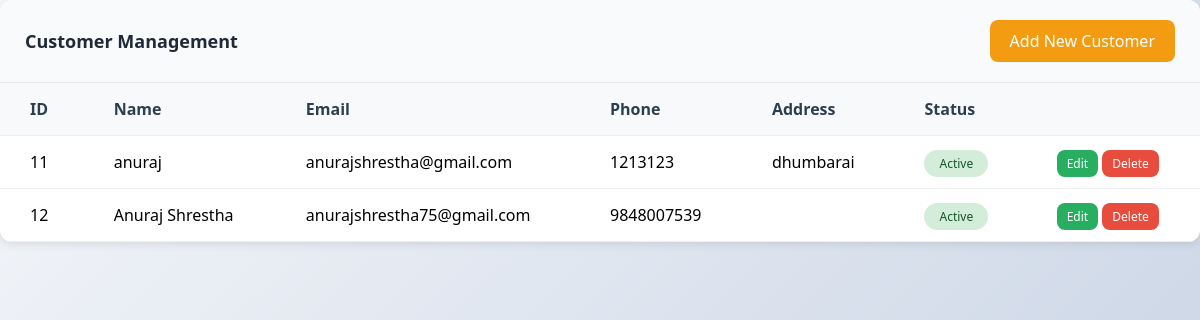
/Admin/customer.php, run on the app's committed database.
### tables this page shows
CREATE TABLE `customers` (
  `id` int(11) NOT NULL,
  `fullname` varchar(50) NOT NULL,
  `phone` varchar(20) DEFAULT NULL,
  `email` varchar(100) NOT NULL,
  `password` varchar(250) NOT NULL,
  `address` varchar(250) DEFAULT NULL,
  `status` tinyint(1) NOT NULL DEFAULT 0,
  `created_at` timestamp NOT NULL DEFAULT current_timestamp(),
  `updated_at` timestamp NULL DEFAULT NULL,
  `updated_by` int(11) DEFAULT NULL
);

### Admin/customer.php (the view, shortened to what this page needs)
<?php
include "../config/connection.php";
$sql = "SELECT * from customers;";
$res = mysqli_query($conn, $sql);
include "./header.php" ?>
<div class="table-container">
    <div class="table-header">
        <div class="table-title">Customer Management</div>
        <a href="./add-customer.php" class="btn btn-primary">Add New Customer</a>
    </div>
    <table>
        <thead>
            <tr>
                <th>ID</th>
                <th>Name</th>
                <th>Email</th>
                <th>Phone</th>
                <th>Address</th>
                <th>Status</th>
                <th></th>
            </tr>
        </thead>
        <tbody>
            <?php $i = 1;
            while ($row = mysqli_fetch_assoc($res)) { ?>
                <tr>
                    <td><?php echo $row['id']; ?></td>
                    <td><?php echo $row['fullname']; ?></td>
                    <td><?php echo $row['email']; ?></td>
                    <td><?php echo $row['phone']; ?></td>
                    <td><?php echo $row['address']; ?></td>
                    <td><span class="status status-active">Active</span></td>
                    <td>
                        <a href="./edit.php?user_id=<?php echo $row['id'] ?>" title="" class="btn btn-success">Edit</a>
                        <a href="./delete.php?user_id=<?php echo $row['id'] ?>" title="" class="btn btn-danger">Delete</a>
                    </td>
                </tr>
                <?php $i++;
            } ?>
        </tbody>
    </table>

### Admin/assets/style.css (style rules this page uses)
* { margin: 0; padding: 0; box-sizing: border-box; }
body { font-family: "Segoe UI", Tahoma, Geneva, Verdana, sans-serif; background: linear-gradient(135deg, #f5f7fa 0%, #c3cfe2 100%); min-height: 100vh; }
a { text-decoration: none; }
.table-container { background: white; border-radius: 15px; overflow: hidden; box-shadow: 0 5px 20px rgba(0, 0, 0, 0.1); margin-bottom: 20px; }
.table-header { padding: 20px 30px; background: linear-gradient(45deg, #2c3e50, #34495e); color: white; display: flex; justify-content: space-between; align-items: center; }
.table-title { font-size: 20px; font-weight: 600; }
.btn { padding: 10px 20px; border: none; border-radius: 8px; cursor: pointer; font-weight: 500; transition: all 0.3s ease; }
.btn-primary { background: #f39c12; color: white; }
.btn-danger { background: #e74c3c; color: white; padding: 5px 10px; font-size: 12px; }
.btn-success { background: #27ae60; color: white; padding: 5px 10px; font-size: 12px; }
table { width: 100%; border-collapse: collapse; }
th, td { padding: 15px 30px; text-align: left; border-bottom: 1px solid #ecf0f1; }
th { background: #f8f9fa; font-weight: 600; color: #2c3e50; }
.status { padding: 5px 15px; border-radius: 20px; font-size: 12px; font-weight: 500; }
.status-active { background: #d4edda; color: #155724; }
.table-container { background: white; border-radius: 12px; overflow: hidden; box-shadow: 0 2px 10px rgba(0,0,0,0.1); }
.table-header { background: #f8fafc; padding: 20px 25px; border-bottom: 1px solid #e5e7eb; }
.table-title { font-size: 18px; font-weight: 600; color: #1f2937; }

### data on the page
customers: id "11", fullname "anuraj", email "anurajshrestha@gmail.com", phone "1213123", address "dhumbarai"
customers: id "12", fullname "Anuraj Shrestha", email "anurajshrestha75@gmail.com", phone "9848007539"
